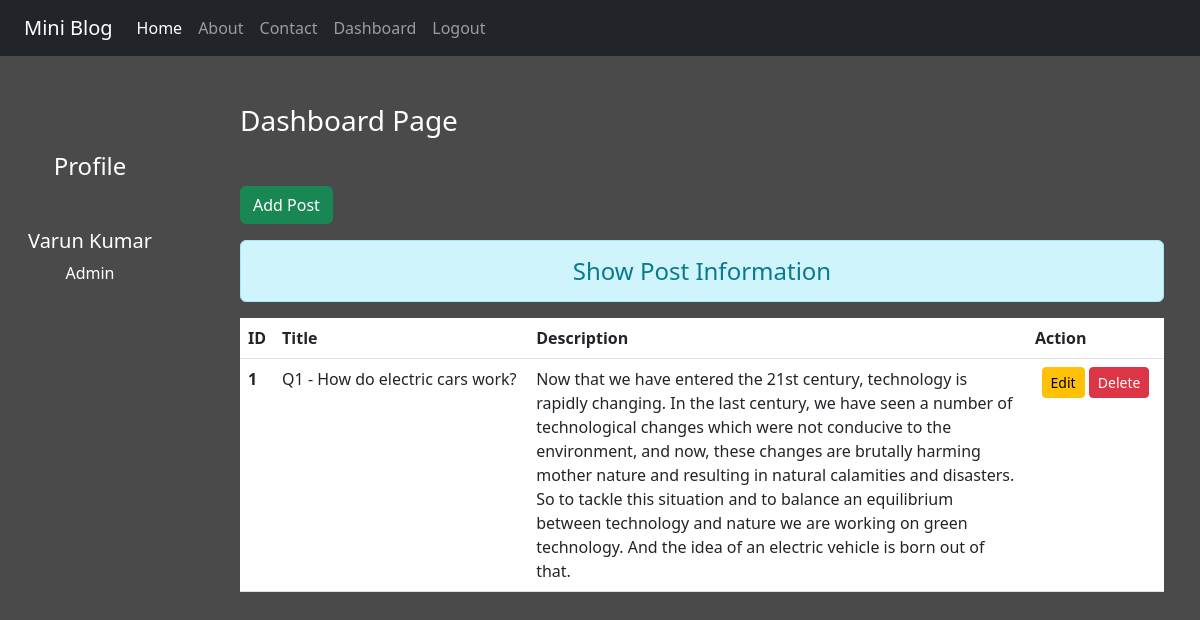
The page /dashboard/ (signed in) on the database its author committed.
### blog/models.py (models this page shows)
class Post(models.Model):
    title = models.CharField(max_length=200)
    description = models.CharField(max_length=5000)

### blog/views.py (the view)
# urls.py: path('dashboard/', views.dashboard, name='dashboard'),
def dashboard(request):
    if request.user.is_authenticated:
     posts = Post.objects.all()
     user = request.user
     full_name = user.get_full_name()
     gps = user.groups.all()
     return render(request, 'blog/dashboard.html', {'posts':posts, 'full_name':full_name, 'groups': gps})
    else:
      return HttpResponseRedirect('/login/')

### blog/templates/blog/dashboard.html (shortened to what this page needs)
{% extends "blog/base.html" %}
{% load static %}
{% block side %}
 <div class="col-sm-2 text-white my-5 text-center">
   <h4 class= "my-5">Profile</h4>
   <h5>{{full_name}}</h5>
   {% for group in groups %}
     <p>{{group.name}}</p>
   {% endfor %}
 </div>
{% endblock side %}
{% block content %}
<div class="col-sm-10 px-5">
  <h3 class="text-white my-5 heading">Dashboard Page</h3>
  <a href="{% url 'addpost' %}" class="btn btn-success">Add Post</a>
  <h4 class ="text-center alert alert-info mt-3"> Show Post Information</h4>
  {% if posts %}
  <table class="table table-hover bg-white">
    <thead>
      <tr class "text-center">
        <th scope="col" style="width:2%">ID</th>
        <th scope="col" style="width:28%">Title</th>
        <th scope="col" style="width:55%">Description</th>
        <th scope="col" style="width:15%">Action</th>
      </tr>
    </thead>
    <tbody>
      {% for post in posts %}
      <tr>
        <th scope="row">{{post.id}}</th>
        <td>{{post.title}}</td>
        <td>{{post.description}}</td>
        <td class="text-center">
          <a href="{% url 'updatepost' post.id %}" class ="btn btn-warning btn-sm"> Edit </a>
          {% if perms.blog.delete_post %}
           <form action="{% url 'deletepost' post.id %}", method="post" class="d-inline">
            <input type="submit" class="btn btn-danger btn-sm" value="Delete">
           </form>
          {% endif %}
        </td>
      </tr>
      {% endfor %}
    </tbody>
  </table>
  {% else %}
   <h4 class="text-center alert alert-warning">No Records</h4>
  {% endif %}
 </div>
{% endblock content %}

### blog/static/blog/css/style.css (style rules this page uses)
body { background-color: rgb(75, 74, 74); color: antiquewhite; }

### rows shown on the page
Post: id "1", title "Q1 - How do electric cars work?", description "Now that we have entered the 21st century, technology is rapidly changing. In the last century, we have seen a number of technological changes which were not conducive to the environment, and now, these changes are brutally harming mother nature and resulting in natural calamities and disasters. So to tackle this situation and to balance an equilibrium between technology and nature we are working on green technology. And the idea of an electric vehicle is born out of that."

### other values the page prints
{{ full_name }} "Varun Kumar"
{{ group.name }} "Admin"
